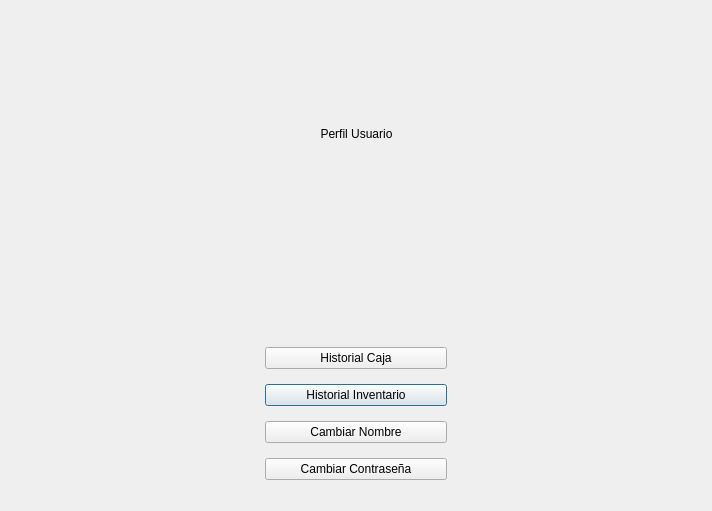
<?xml version="1.0" encoding="UTF-8"?>
<ui version="4.0">
 <class>Perfil_Usuario</class>
 <widget class="QDialog" name="Perfil_Usuario">
  <property name="geometry">
   <rect>
    <x>0</x>
    <y>0</y>
    <width>712</width>
    <height>511</height>
   </rect>
  </property>
  <property name="windowTitle">
   <string>Dialog</string>
  </property>
  <layout class="QGridLayout" name="gridLayout_3">
   <item row="0" column="0">
    <layout class="QGridLayout" name="gridLayout_5">
     <item row="0" column="0">
      <layout class="QGridLayout" name="Perfil" rowstretch="2,5">
       <property name="leftMargin">
        <number>10</number>
       </property>
       <property name="topMargin">
        <number>20</number>
       </property>
       <property name="rightMargin">
        <number>10</number>
       </property>
       <property name="bottomMargin">
        <number>20</number>
       </property>
       <item row="1" column="0">
        <layout class="QGridLayout" name="Botones" columnstretch="4,3,4">
         <property name="topMargin">
          <number>20</number>
         </property>
         <property name="verticalSpacing">
          <number>15</number>
         </property>
         <item row="1" column="1">
          <widget class="QPushButton" name="pushButton_3">
           <property name="text">
            <string>Historial Inventario</string>
           </property>
          </widget>
         </item>
         <item row="2" column="1">
          <widget class="QPushButton" name="pushButton_4">
           <property name="text">
            <string>Cambiar Nombre</string>
           </property>
          </widget>
         </item>
         <item row="1" column="0">
          <spacer name="horizontalSpacer_3">
           <property name="orientation">
            <enum>Qt::Orientation::Horizontal</enum>
           </property>
           <property name="sizeHint" stdset="0">
            <size>
             <width>40</width>
             <height>20</height>
            </size>
           </property>
          </spacer>
         </item>
         <item row="3" column="1">
          <widget class="QPushButton" name="pushButton">
           <property name="text">
            <string>Cambiar Contraseña</string>
           </property>
          </widget>
         </item>
         <item row="0" column="1">
          <widget class="QPushButton" name="pushButton_2">
           <property name="text">
            <string>Historial Caja</string>
           </property>
          </widget>
         </item>
         <item row="1" column="2">
          <spacer name="horizontalSpacer_4">
           <property name="orientation">
            <enum>Qt::Orientation::Horizontal</enum>
           </property>
           <property name="sizeHint" stdset="0">
            <size>
             <width>40</width>
             <height>20</height>
            </size>
           </property>
          </spacer>
         </item>
        </layout>
       </item>
       <item row="0" column="0">
        <layout class="QGridLayout" name="Titulo" rowstretch="3,1" columnstretch="2,4,2">
         <property name="verticalSpacing">
          <number>15</number>
         </property>
         <item row="1" column="0">
          <spacer name="horizontalSpacer">
           <property name="orientation">
            <enum>Qt::Orientation::Horizontal</enum>
           </property>
           <property name="sizeHint" stdset="0">
            <size>
             <width>40</width>
             <height>20</height>
            </size>
           </property>
          </spacer>
         </item>
         <item row="1" column="1">
          <widget class="QLabel" name="Titulo3">
           <property name="text">
            <string/>
           </property>
           <property name="alignment">
            <set>Qt::AlignmentFlag::AlignCenter</set>
           </property>
          </widget>
         </item>
         <item row="0" column="1">
          <widget class="QLabel" name="IdUsuario">
           <property name="text">
            <string>Perfil Usuario</string>
           </property>
           <property name="alignment">
            <set>Qt::AlignmentFlag::AlignCenter</set>
           </property>
          </widget>
         </item>
         <item row="0" column="2">
          <spacer name="horizontalSpacer_2">
           <property name="orientation">
            <enum>Qt::Orientation::Horizontal</enum>
           </property>
           <property name="sizeHint" stdset="0">
            <size>
             <width>40</width>
             <height>20</height>
            </size>
           </property>
          </spacer>
         </item>
        </layout>
       </item>
      </layout>
     </item>
    </layout>
   </item>
  </layout>
 </widget>
 <resources/>
 <connections/>
</ui>
